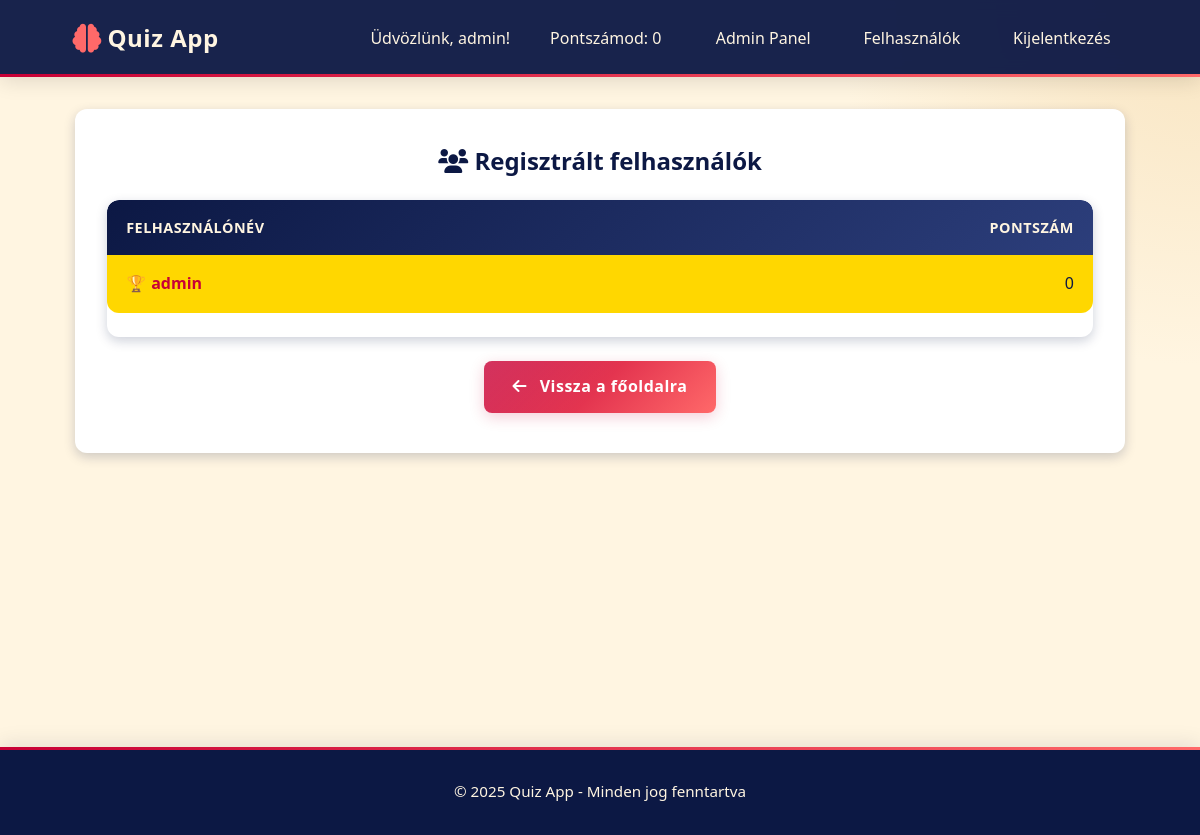
Page /users (signed in) on the earlier database version.
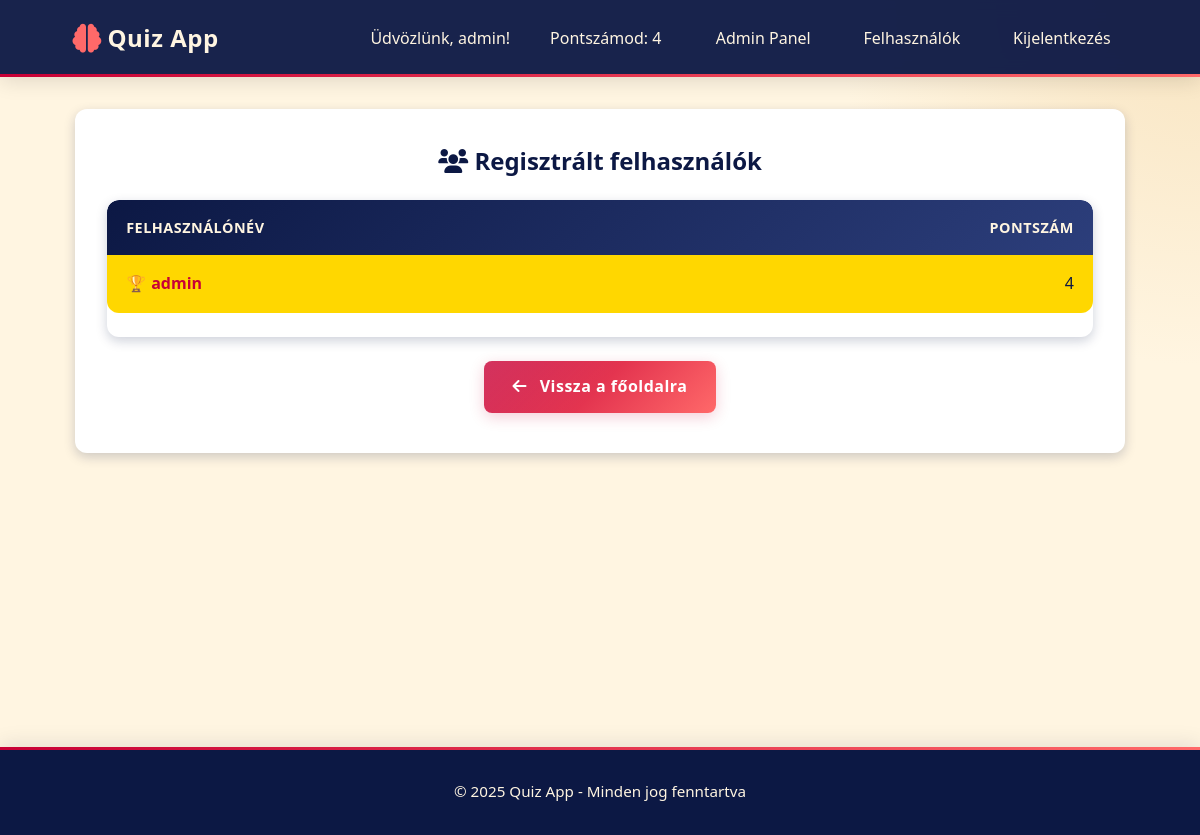
Same page on the later database version.
### app.py (models this page shows)
class User(db.Model):
    id = db.Column(db.Integer, primary_key=True)
    username = db.Column(db.String(80), unique=True, nullable=False)
    password = db.Column(db.String(120), nullable=False)
    score = db.Column(db.Integer, default=0)
    is_admin = db.Column(db.Boolean, default=False)

### app.py (the view)
@app.route('/users')
def list_users():
    users = User.query.order_by(User.score.desc()).all()
    logged_in_user = session.get('username')
    logged_in_user_score = User.query.filter_by(username=logged_in_user).first().score if logged_in_user else 0
    is_admin = is_admin_user()
    return render_template('users.html', users=users, logged_in_user_score=logged_in_user_score, logged_in_user=session.get('username'), is_admin=is_admin)

### app.py (called while the page is built)
def is_admin_user():
    if 'username' not in session:
        return False
    user = User.query.filter_by(username=session['username']).first()
    return user and user.is_admin

### templates/users.html (shortened to what this page needs)
{% extends "base.html" %}
{% block content %}
<div class="card">
    <h2 class="text-center mb-3">
        <i class="fas fa-users"></i> Regisztrált felhasználók
    </h2>
    <div class="table-container">
        <table>
            <thead>
                <tr>
                    <th>Felhasználónév</th>
                    <th style="text-align: right;">Pontszám</th>
                </tr>
            </thead>
            <tbody>
                {% for user in users %}
                <tr class="{% if loop.index == 1 %}rank-gold{% elif loop.index == 2 %}rank-silver{% elif loop.index == 3 %}rank-bronze{% endif %}">
                    <td>{{ user.username }}</td>
                    <td style="text-align: right;">{{ user.score }}</td>
                </tr>
                {% endfor %}
            </tbody>
        </table>
    </div>
    <div class="text-center mt-3">
        <a href="{{ url_for('index') }}" class="btn">
            <i class="fas fa-arrow-left"></i> Vissza a főoldalra
        </a>
    </div>
</div>
{% endblock %}

### templates/base.html (shortened to what this page needs)
<!DOCTYPE html>
<html lang="hu">
<head>
    <link rel="stylesheet" href="{{ url_for('static', filename='style.css') }}">
    <link rel="stylesheet" href="https://cdnjs.cloudflare.com/ajax/libs/font-awesome/6.0.0/css/all.min.css">
</head>
<body>
    <header class="navbar">
        <div class="container nav-container">
            <a href="{{ url_for('index') }}" class="logo">
                <i class="fas fa-brain"></i>
                Quiz App
            </a>
            <nav class="nav-links">
                {% if logged_in_user %}
                    <span class="user-welcome">Üdvözlünk, {{ logged_in_user }}!</span>
                    <span class="user-welcome">Pontszámod: {{ logged_in_user_score }}</span>
                {% if is_admin %}
                    <a href="{{ url_for('admin_panel') }}" class="nav-link">Admin Panel</a>
                {% endif %}
                    <a href="{{ url_for('list_users') }}" class="nav-link">Felhasználók</a>
                    <a href="{{ url_for('logout') }}" class="nav-link">Kijelentkezés</a>
                {% else %}
                    <a href="{{ url_for('login') }}" class="nav-link">Bejelentkezés</a>
                    <a href="{{ url_for('register') }}" class="nav-link highlight">Regisztráció</a>
                {% endif %}
            </nav>
        </div>
    </header>
    <main class="main-content">
        <div class="container">
            {% block content %}{% endblock %}
        </div>
    </main>
    <footer class="footer">
        <div class="container">
            <p>&copy; {{ 2025 }} Quiz App - Minden jog fenntartva</p>
        </div>
    </footer>
</body>
</html>

Differences in the rows shown:
changed User "admin": score "0" → "4"
Other differences:
{{ logged_in_user_score }}: "0" → "4"
